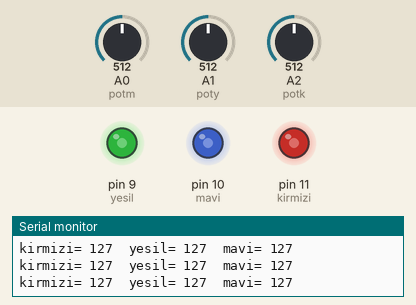
This sketch was run on a simulated Arduino Uno, built with avr-gcc and run on an emulated ATmega328P. On the bench: output pins drawn as LEDs (lit = HIGH), the last lines printed to the serial monitor. The inputs (shaded band) are chosen by the test bench; at power-on: A0 (potm) = 512, A1 (poty) = 512, A2 (potk) = 512.

Above: at 1.2 s.
1.3 s: A0 (potm) set to 419
At 2.5 s:
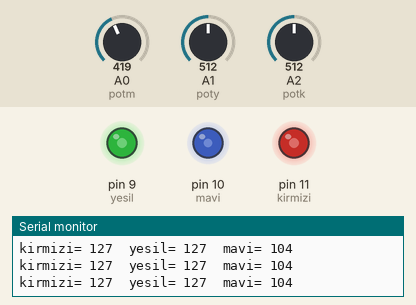
4.3 s: A0 (potm) set to 391
At 5.4 s:
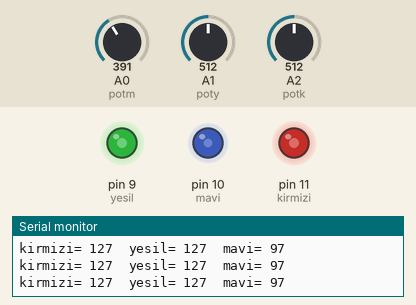
5.8 s: A1 (poty) set to 412
At 6.2 s:
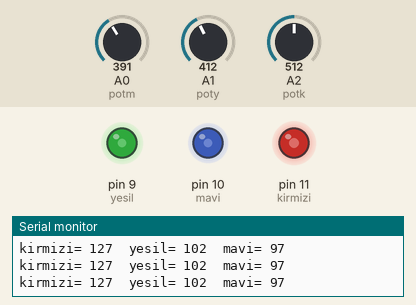
8.8 s: A1 (poty) set to 394
At 9.8 s:
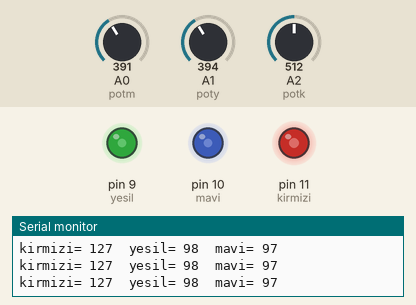
11.8 s: A2 (potk) set to 415
At 12.8 s:
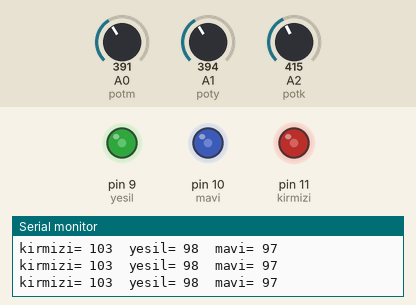
14.8 s: A2 (potk) set to 395
At 15.7 s:
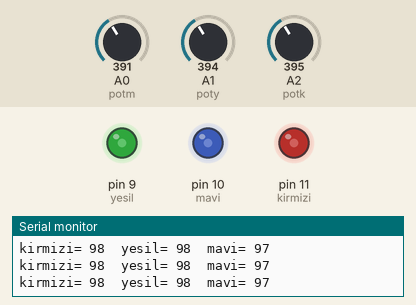
Timing chart, 0 to 17.3 s (numbered marks = the images above; inputs shaded):
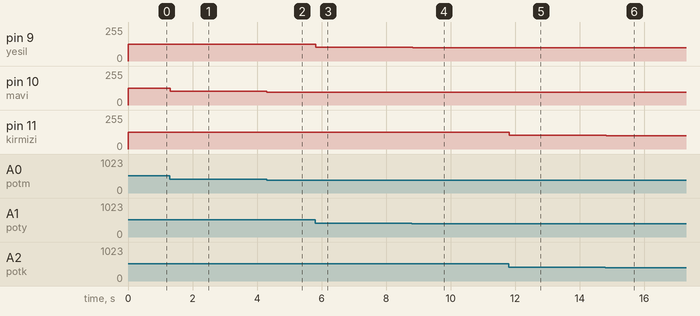

The sketch:

pot_ile_rgb_led_kontrolu.ino
```cpp
#define yesil 9
#define mavi 10
#define kirmizi 11
#define potm A0
#define poty A1
#define potk A2
int kd,yd,md;

void setup(){
  pinMode(kirmizi,OUTPUT);
  pinMode(yesil,OUTPUT);
  pinMode(mavi,OUTPUT);
  Serial.begin(9600);
}
void loop(){
  kd=map(analogRead(potk),0,1023,0,255);
  yd=map(analogRead(poty),0,1023,0,255);
  md=map(analogRead(potm),0,1023,0,255);
  analogWrite(kirmizi,kd);
  analogWrite(yesil,yd);
  analogWrite(mavi,md);
  Serial.print("kirmizi= ");
  Serial.print(kd);
  Serial.print("\t");
  Serial.print("yesil= ");
  Serial.print(yd);
  Serial.print("\t");
  Serial.print("mavi= ");
  Serial.println(md);
}
```

Measured:
- after the input at 1.3 s, pin 10 (mavi): 127/255 → 104/255 at once
- after the input at 4.3 s, pin 10 (mavi): 104/255 → 97/255 at once
- after the input at 5.8 s, pin 9 (yesil): 127/255 → 102/255 at once
- after the input at 8.8 s, pin 9 (yesil): 102/255 → 98/255 at once
- after the input at 11.8 s, pin 11 (kirmizi): 127/255 → 103/255 at once
- after the input at 14.8 s, pin 11 (kirmizi): 103/255 → 98/255 at once
